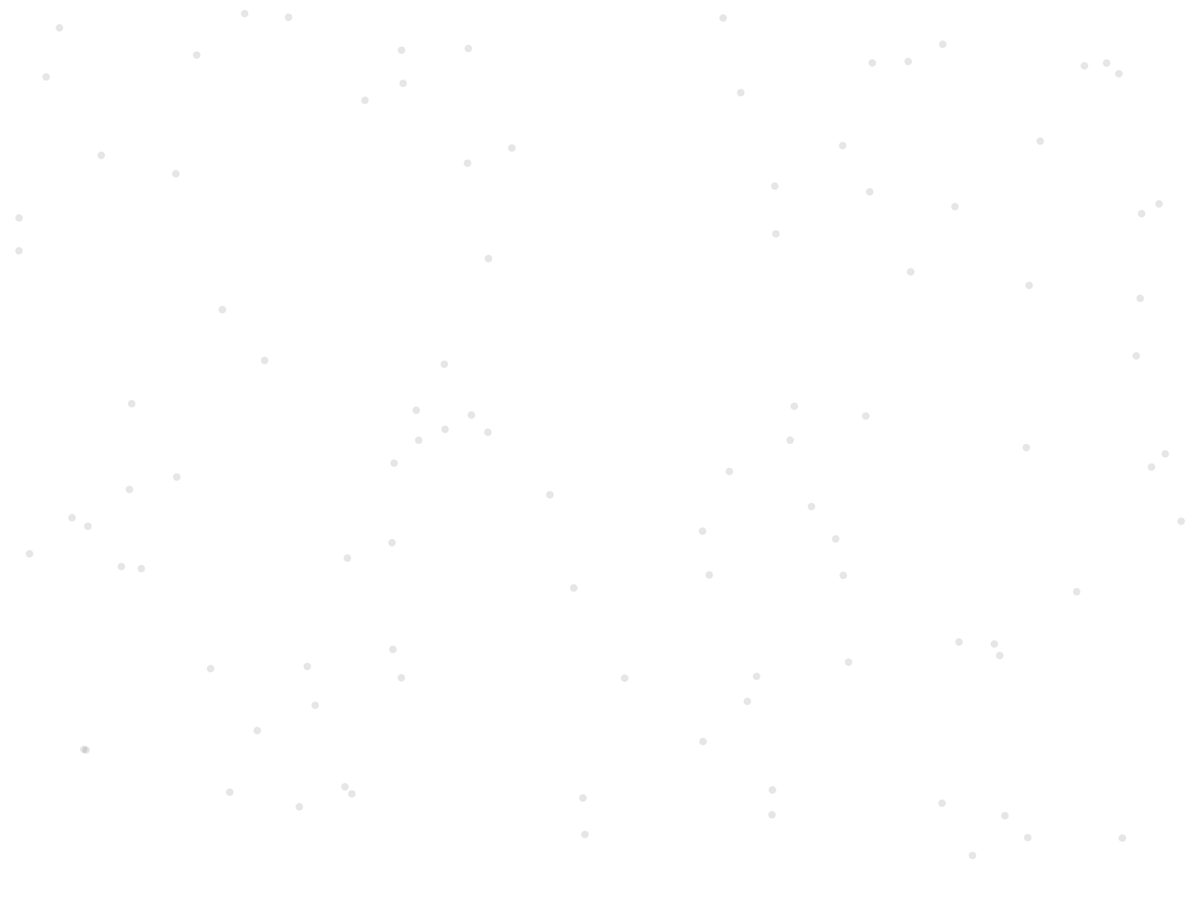
Frame 1 (no input)
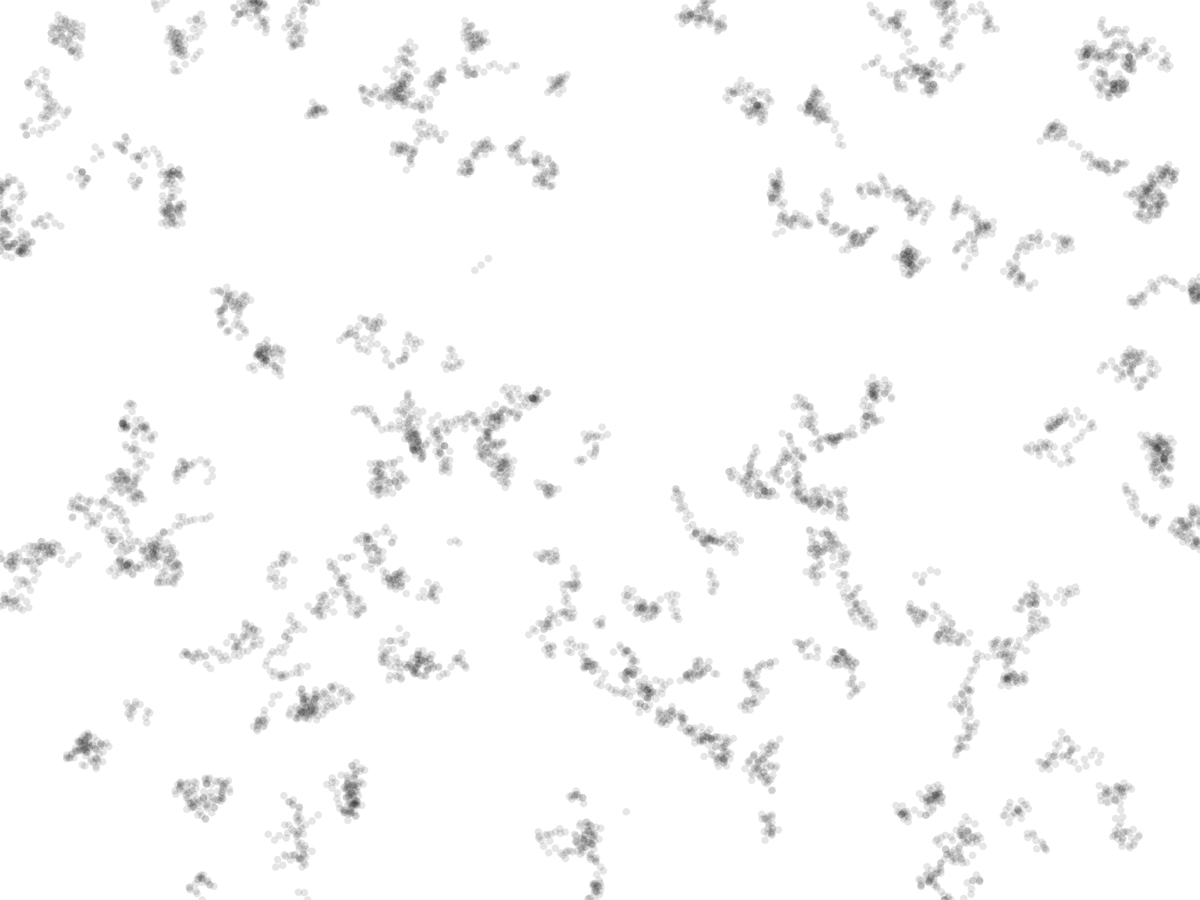
Frame 60 (the mouse pressed at the canvas centre just before this capture)
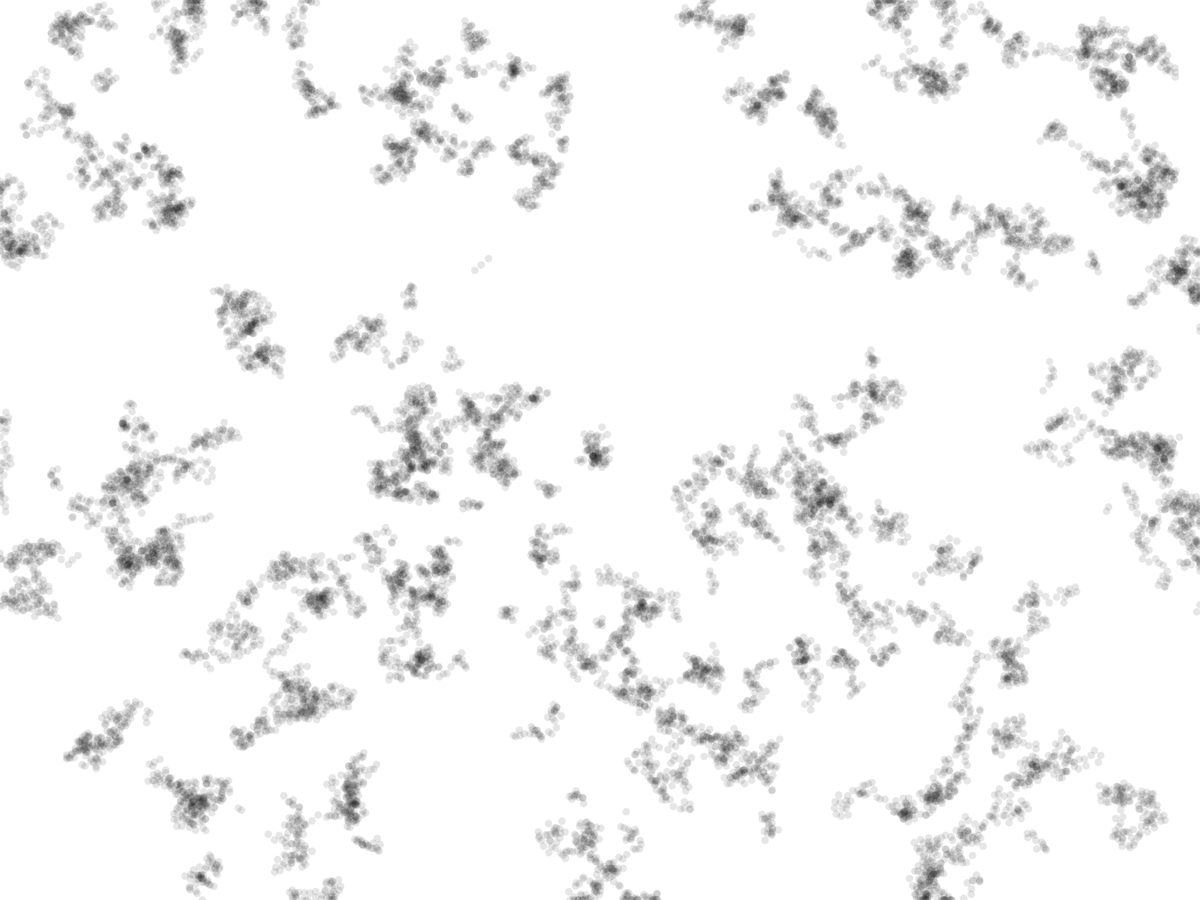
Frame 120 (the mouse held since frame 60 and released just before this capture)

The Processing sketch that drew these frames (run headless with seeded random() and noise(); from frame 60 on, the mouse is pressed at the canvas centre):

// Processing sketch: levi_flight
// ── levi_flight.pde
Walker[] daniel = new Walker[100];

void setup() {
  //size(600,600);
  fullScreen();
  background(255);
  frameRate(480);
  for(int n = 0; n < daniel.length; n++) {
    daniel[n] = new Walker(random(width),random(height));
  }
}

void draw() {
  for(int n = 0; n < daniel.length; n++){
    daniel[n].display(0, 0);
    daniel[n].levFlight();
    daniel[n].edge();
  }
}

// ── Walker.pde
class Walker {
  float x;
  float y;
  float xStep;
  float yStep;
  
  Walker(){
    x = width/2;
    y = height/2;
  }
  
  Walker(float tempX, float tempY){
    x = tempX;
    y = tempY;
  }
  
  void display(float modX, float modY) {
    fill(0,25);
    noStroke();
    circle(x+modX,y+modY,10);
  }
  
  void walk() {
    int choice = int(random(100));
    
    if(choice < 25) {
      x++;
    } else if(choice < 50) {
      x--;
    } else if(choice < 75) {
      y++;
    } else if(choice < 100) {
      y--;
    }
    println(choice);
    x = constrain(x,0,width-1);
    y = constrain(y,0,height-1);
  }
  
  void levFlight() {
    float r = random(1);

    if(r<0.01) {
      xStep = random(-100,100);
      yStep = random(-100,100);
    } else {
      xStep = random(-1,1)*10;
      yStep = random(-1,1)*10;
    }
    
    x += xStep;
    y += yStep;
  }
  
  void edge() {
    if(x < 0) {
      x = 0;
    } else if(x > width) {
      x = width;
    }
    
    if(y < 0) {
      y = 0;
    } else if(y > height) {
      y = height;
    }
  }
  
}
